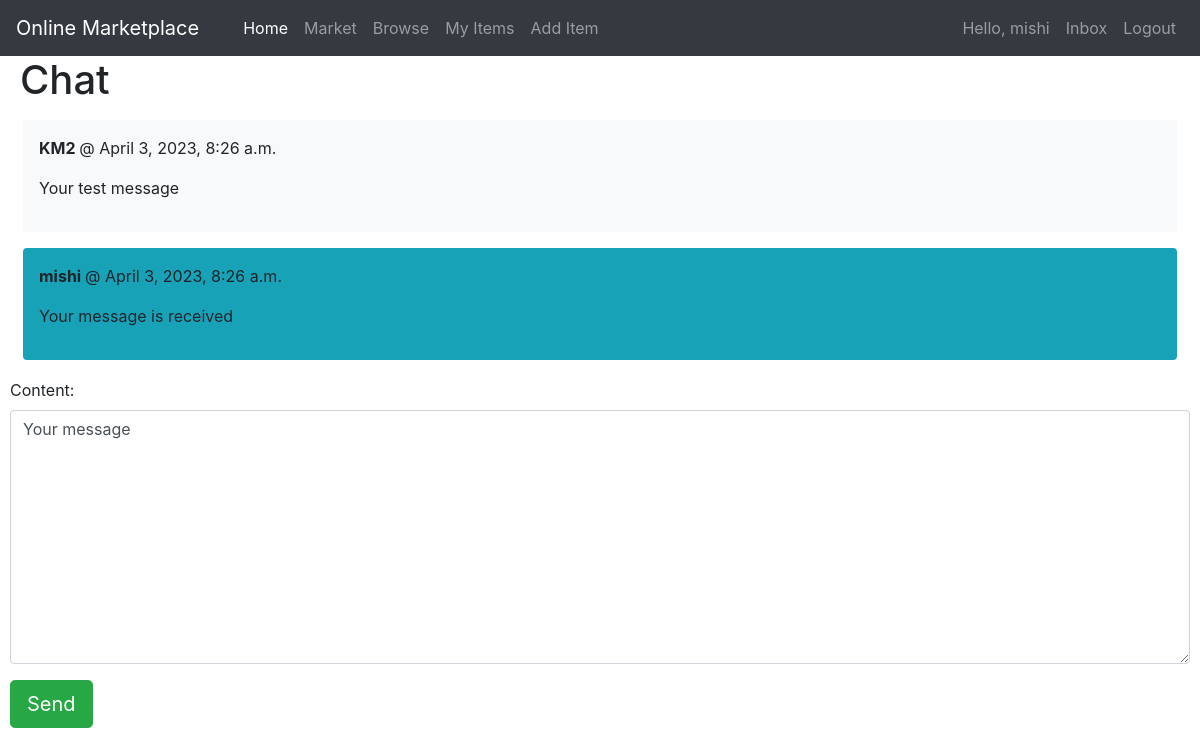
The app's page /inbox/detail_chat/2/ (signed in), older data.
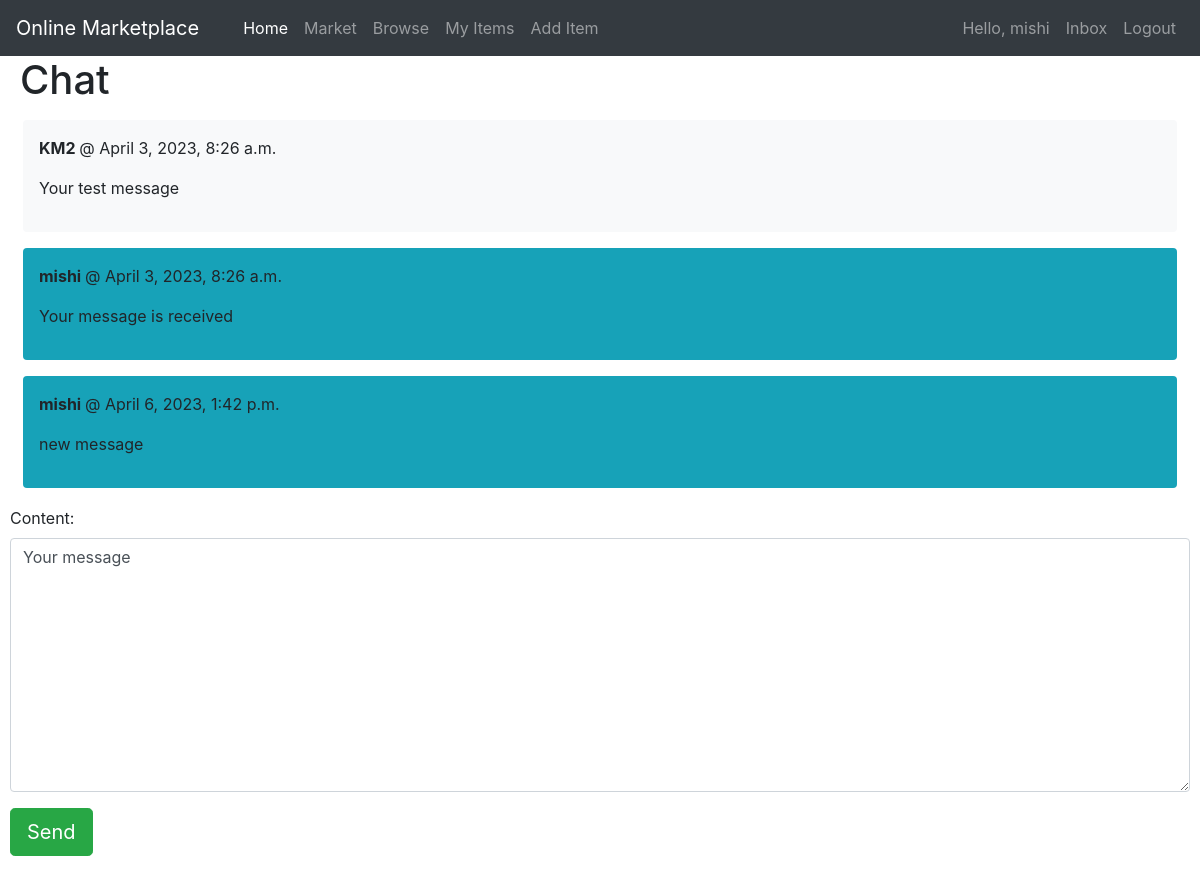
The same page, newer data.
### chat/models.py (models this page shows)
class ChatMessage(models.Model):
    chat = models.ForeignKey(Chat, related_name='messages', on_delete=models.CASCADE)
    content = models.TextField(default="Your message")
    added_at = models.DateTimeField(auto_now_add=True)
    added_by = models.ForeignKey(User, related_name='created_messages', on_delete=models.CASCADE)

### chat/views.py (the view)
# urls.py: path('detail_chat/<int:id>/', views.detail_chat, name='detail_chat'),
@login_required
def detail_chat(request, id):
    chat = Chat.objects.filter(members__in=[request.user.id]).get(id=id)
    if request.method == 'POST':
        form = ChatMessageForm(request.POST or None)
        if form.is_valid():
            chat_message = form.save(commit=False)
            chat_message.chat = chat
            chat_message.added_by = request.user
            chat_message.save()
            chat.save()
            return redirect('chat:detail_chat', id=id)
        else:
            print(form.errors)
    else:
        form = ChatMessageForm()
    return render(request, 'chat/detail.html', context={'chat':chat,
                                                        'form': form})

### chat/forms.py
class ChatMessageForm(forms.ModelForm):
    class Meta:
        model = ChatMessage
        fields = ('content',)
        widgets = {
            'content': forms.Textarea(attrs={
                'class': 'form-control'
            })
        }

### chat/templates/chat/detail.html (shortened to what this page needs)
{% extends 'main/base.html' %}
{% block content %}
<h1 style="margin-left:20px">Chat</h1>
<div class="container-fluid">
    {% for message in chat.messages.all %}
        <div class="p-2">
            <div class="p-3 rounded {% if message.added_by == request.user %} bg-info {% else %} bg-light {% endif %}">
                <p><strong> {{ message.added_by.username }} </strong> @ {{ message.added_at }}</p>
                 <p>{{ message.content }}</p>
            </div>
        </div>
    {% endfor %}
</div>
<form method="post" action="{% url 'chat:detail_chat' chat.id %}" style="padding: 10px">
    {{ form.as_p }}
   <button class="btn btn-success btn-lg" type="submit">Send</button>
</form>
{% endblock %}

### main/templates/main/base.html (shortened to what this page needs)
<!DOCTYPE html>
<html lang="en">
    <head>
        <link rel="stylesheet" href="https://cdn.jsdelivr.net/npm/bootstrap@4.5.3/dist/css/bootstrap.min.css" />
        {% load static %}
        <link rel="stylesheet" href="{% static 'css/style.css' %}" />
    </head>
    <body>
         {% include 'main/includes/navbar.html' %} {% block pageheader %} {% endblock %}
        <div class="container-fluid p-0" id="main">
            {% block content %} {% endblock %}
        </div>
    </body>
</html>

### main/templates/main/includes/navbar.html (shortened to what this page needs)
<nav class="navbar navbar-expand-md navbar-dark bg-dark">
    <a class="navbar-brand" href="{% url 'home' %}">Online Marketplace</a>
    <div class="collapse navbar-collapse" id="navbarNav">
        <ul class="navbar-nav mr-auto">
            <li class="nav-item active" id="navitems">
                <a class="nav-link" href="{% url 'home' %}">Home <span class="sr-only">(current)</span></a>
            </li>
            <li class="nav-item">
                <a class="nav-link" href="{% url 'items' %}">Market</a>
            </li>
            <li class="nav-item">
                <a class="nav-link" href="{% url 'browse' %}">Browse</a>
            </li>
            <li class="nav-item">
                {% if user.is_authenticated %}
                <a class="nav-link" href="{% url 'my_items' %}">My Items</a>
                {% else %}
                <a class="nav-link" href="{% url 'register' %}">My Items</a>
                {% endif %}
            </li>
            <li class="nav-item">
                {% if user.is_authenticated %}
                <a class="nav-link" href="{% url 'new' %}">Add Item</a>
                {% else %}
                <a class="nav-link" href="{% url 'register' %}">Add Item</a>
                {% endif %}
            </li>
        </ul>
        <ul class="navbar-nav">
            {% if user.is_authenticated %}
            <li class="nav-item">
                <a class="nav-link" href="#">Hello, {{ user.username }}</a>
            </li>
            <li class="nav-item">
                <a class="nav-link" href="{% url 'chat:inbox' %}">Inbox</a>
            </li>
            <li class="nav-item">
                <a class="nav-link" href="{% url 'logout' %}">Logout</a>
            </li>
            {% endif %}
        </ul>
    </div>
</nav>

### main/static/css/style.css (style rules this page uses)
html, body { width: 100%; height: 100vh; overflow-x: hidden; margin: 0; }
#navitems { padding-left: 20px; }

Row changes from the older to the newer data that the page shows:
added ChatMessage: added_by.username "mishi", added_at "April 6, 2023, 1:42 p.m.", content "new message"
